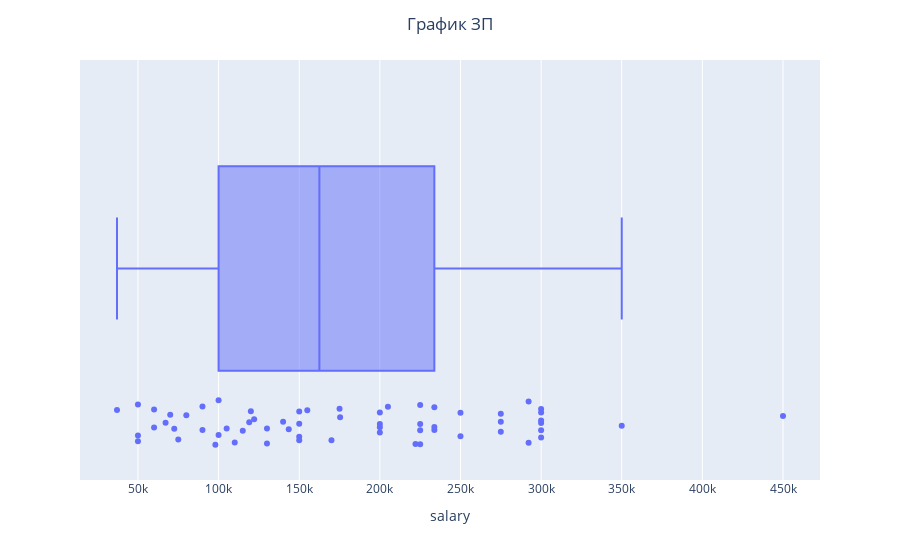

Here is the notebook cell this chart was saved with:
### Markdown cell above
### Вывод
Хороше что это не наши специальности

### Code cell
import plotly.express as px
#  создаём список для фильтра вакансий
pro_list =["data scientist","data science","исследователь данных","machine learning","машинн%обучен"]
str_list="( name LIKE '%ML%' AND name NOT LIKE '%HTML%' )"
for index in pro_list:
    str_list+=f" OR name iLIKE '%{index}%'"

# код запроса представляет из себя строковую переменную
# фильтруем по вакансии и убираем если зарплата не заполнена в 2 ячейках
# группируем по опыту работы
# с помощью функции "COALESCE" меняем ячейку с NULL на ячейку с заполненой зарплатой, 
# а фильток отсек условия что сразу в 2 ячейках NULL
# суммируем делим на 2 и находим среднее значение и округляем
query = f'''SELECT (COALESCE(salary_from , salary_to)+COALESCE(salary_to , salary_from))/2 AS salary           
            FROM vacancies
            WHERE ({str_list}) AND (salary_from IS NOT NULL OR salary_to IS NOT NULL)
        ''' 

# вывести результат
fig=px.box(
zapr(query),
x= 'salary',
points="all"
).update_layout( 
    title={"text": "График ЗП", "x": 0.5}
)
fig.show()

### Figure 1 — Plotly figure (JSON) as saved in the notebook; plotly's stock layout.template omitted (floating-point values rounded to 4 significant figures)
{"data": [{"alignmentgroup": "True", "boxpoints": "all", "hovertemplate": "salary=%{x}<extra></extra>", "legendgroup": "", "marker": {"color": "#636efa"}, "name": "", "notched": false, "offsetgroup": "", "orientation": "h", "showlegend": false, "type": "box", "x": [60000, 75000, 60000, 37000, 50000, 119000, 110000, 233794, 72500, 150000, 233794, 115000, 450000, 233794, 90000, 98000, 122047, 292242, 200000, 250000, 50000, 140000, 222104, 225000, 100000, 200000, 225000, 205000, 120000, 300000, 200000, 150000, 105000, 90000, 150000, 300000, 170000, 80000, 275000, 175346, 300000, 300000, 155000, 225000, 275000, 150000, 250000, 300000, 130000, 130000, 200000, 225000, 350000, 275000, 50000, 300000, 70000, 100000, 292242, 175000, 143500, 67126], "x0": " ", "xaxis": "x", "y0": " ", "yaxis": "y"}], "layout": {"boxmode": "group", "legend": {"tracegroupgap": 0}, "margin": {"t": 60}, "title": {"text": "График ЗП", "x": 0.5}, "xaxis": {"anchor": "y", "domain": [0, 1], "title": {"text": "salary"}}, "yaxis": {"anchor": "x", "domain": [0, 1]}}}
